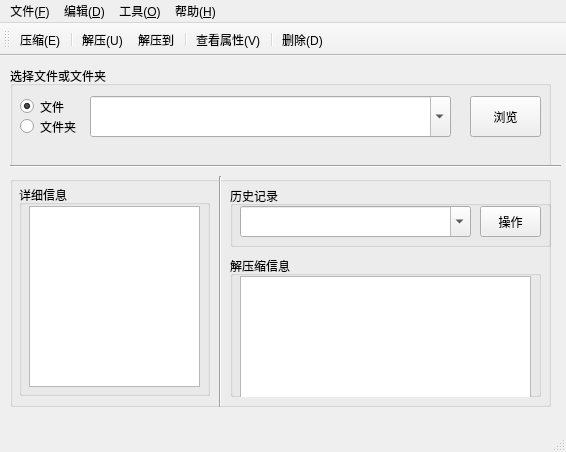
<?xml version="1.0" encoding="UTF-8"?>
<ui version="4.0">
 <class>MainWindow</class>
 <widget class="QMainWindow" name="MainWindow">
  <property name="geometry">
   <rect>
    <x>0</x>
    <y>0</y>
    <width>566</width>
    <height>452</height>
   </rect>
  </property>
  <property name="windowTitle">
   <string>MyZip</string>
  </property>
  <property name="windowIcon">
   <iconset resource="menu.qrc">
    <normaloff>:/file/images/myzip.png</normaloff>:/file/images/myzip.png</iconset>
  </property>
  <property name="iconSize">
   <size>
    <width>48</width>
    <height>48</height>
   </size>
  </property>
  <property name="documentMode">
   <bool>false</bool>
  </property>
  <property name="tabShape">
   <enum>QTabWidget::Rounded</enum>
  </property>
  <widget class="QWidget" name="centralWidget">
   <widget class="QGroupBox" name="groupBox">
    <property name="geometry">
     <rect>
      <x>10</x>
      <y>10</y>
      <width>541</width>
      <height>101</height>
     </rect>
    </property>
    <property name="title">
     <string>选择文件或文件夹</string>
    </property>
    <widget class="QComboBox" name="comboBox_fileToCtrl">
     <property name="geometry">
      <rect>
       <x>80</x>
       <y>30</y>
       <width>361</width>
       <height>41</height>
      </rect>
     </property>
     <property name="font">
      <font>
       <pointsize>12</pointsize>
      </font>
     </property>
     <property name="layoutDirection">
      <enum>Qt::LeftToRight</enum>
     </property>
     <property name="editable">
      <bool>true</bool>
     </property>
     <property name="insertPolicy">
      <enum>QComboBox::InsertAtCurrent</enum>
     </property>
     <property name="iconSize">
      <size>
       <width>24</width>
       <height>24</height>
      </size>
     </property>
    </widget>
    <widget class="QPushButton" name="pushButton_find">
     <property name="geometry">
      <rect>
       <x>460</x>
       <y>30</y>
       <width>71</width>
       <height>41</height>
      </rect>
     </property>
     <property name="text">
      <string>浏览</string>
     </property>
    </widget>
    <widget class="QRadioButton" name="radioButton_file">
     <property name="geometry">
      <rect>
       <x>10</x>
       <y>30</y>
       <width>89</width>
       <height>21</height>
      </rect>
     </property>
     <property name="text">
      <string>文件</string>
     </property>
     <property name="checked">
      <bool>true</bool>
     </property>
    </widget>
    <widget class="QRadioButton" name="radioButton_dir">
     <property name="geometry">
      <rect>
       <x>10</x>
       <y>50</y>
       <width>89</width>
       <height>21</height>
      </rect>
     </property>
     <property name="text">
      <string>文件夹</string>
     </property>
    </widget>
   </widget>
   <widget class="Line" name="line">
    <property name="geometry">
     <rect>
      <x>10</x>
      <y>100</y>
      <width>551</width>
      <height>21</height>
     </rect>
    </property>
    <property name="orientation">
     <enum>Qt::Horizontal</enum>
    </property>
   </widget>
   <widget class="QGroupBox" name="groupBox_2">
    <property name="geometry">
     <rect>
      <x>10</x>
      <y>120</y>
      <width>541</width>
      <height>231</height>
     </rect>
    </property>
    <property name="title">
     <string/>
    </property>
    <widget class="QGroupBox" name="groupBox_3">
     <property name="geometry">
      <rect>
       <x>9</x>
       <y>9</y>
       <width>191</width>
       <height>211</height>
      </rect>
     </property>
     <property name="title">
      <string>详细信息</string>
     </property>
     <widget class="QTextBrowser" name="textBrowser_fileInfo">
      <property name="geometry">
       <rect>
        <x>10</x>
        <y>21</y>
        <width>171</width>
        <height>181</height>
       </rect>
      </property>
     </widget>
    </widget>
    <widget class="Line" name="line_2">
     <property name="geometry">
      <rect>
       <x>200</x>
       <y>0</y>
       <width>20</width>
       <height>231</height>
      </rect>
     </property>
     <property name="orientation">
      <enum>Qt::Vertical</enum>
     </property>
    </widget>
    <widget class="QGroupBox" name="groupBox_4">
     <property name="geometry">
      <rect>
       <x>220</x>
       <y>80</y>
       <width>311</width>
       <height>141</height>
      </rect>
     </property>
     <property name="title">
      <string>解压缩信息</string>
     </property>
     <widget class="QTextBrowser" name="textBrowser_compInfo">
      <property name="geometry">
       <rect>
        <x>10</x>
        <y>20</y>
        <width>291</width>
        <height>131</height>
       </rect>
      </property>
     </widget>
    </widget>
    <widget class="QGroupBox" name="groupBox_5">
     <property name="geometry">
      <rect>
       <x>220</x>
       <y>10</y>
       <width>321</width>
       <height>61</height>
      </rect>
     </property>
     <property name="title">
      <string>历史记录</string>
     </property>
     <widget class="QComboBox" name="comboBox_dir">
      <property name="geometry">
       <rect>
        <x>10</x>
        <y>20</y>
        <width>231</width>
        <height>31</height>
       </rect>
      </property>
      <property name="editable">
       <bool>true</bool>
      </property>
      <property name="insertPolicy">
       <enum>QComboBox::InsertAtCurrent</enum>
      </property>
     </widget>
     <widget class="QPushButton" name="pushButton_rectrl">
      <property name="geometry">
       <rect>
        <x>250</x>
        <y>20</y>
        <width>61</width>
        <height>31</height>
       </rect>
      </property>
      <property name="text">
       <string>操作</string>
      </property>
     </widget>
    </widget>
    <zorder>groupBox_5</zorder>
    <zorder>groupBox_3</zorder>
    <zorder>line_2</zorder>
    <zorder>groupBox_4</zorder>
   </widget>
  </widget>
  <widget class="QMenuBar" name="menuBar">
   <property name="geometry">
    <rect>
     <x>0</x>
     <y>0</y>
     <width>566</width>
     <height>23</height>
    </rect>
   </property>
   <widget class="QMenu" name="menu_F">
    <property name="title">
     <string>文件(&amp;F)</string>
    </property>
    <addaction name="action_E"/>
    <addaction name="separator"/>
    <addaction name="action_U"/>
    <addaction name="action_UT"/>
    <addaction name="separator"/>
    <addaction name="action_Q"/>
   </widget>
   <widget class="QMenu" name="menu_D">
    <property name="title">
     <string>编辑(&amp;D)</string>
    </property>
    <addaction name="action_D"/>
    <addaction name="separator"/>
   </widget>
   <widget class="QMenu" name="menu">
    <property name="title">
     <string>工具(&amp;O)</string>
    </property>
    <addaction name="action_V"/>
    <addaction name="separator"/>
    <addaction name="action_H"/>
   </widget>
   <widget class="QMenu" name="menu_H">
    <property name="title">
     <string>帮助(&amp;H)</string>
    </property>
    <addaction name="action_B"/>
   </widget>
   <addaction name="menu_F"/>
   <addaction name="menu_D"/>
   <addaction name="menu"/>
   <addaction name="menu_H"/>
  </widget>
  <widget class="QToolBar" name="mainToolBar">
   <property name="enabled">
    <bool>true</bool>
   </property>
   <property name="minimumSize">
    <size>
     <width>0</width>
     <height>0</height>
    </size>
   </property>
   <property name="baseSize">
    <size>
     <width>0</width>
     <height>0</height>
    </size>
   </property>
   <property name="iconSize">
    <size>
     <width>32</width>
     <height>32</height>
    </size>
   </property>
   <property name="toolButtonStyle">
    <enum>Qt::ToolButtonTextUnderIcon</enum>
   </property>
   <property name="floatable">
    <bool>true</bool>
   </property>
   <attribute name="toolBarArea">
    <enum>TopToolBarArea</enum>
   </attribute>
   <attribute name="toolBarBreak">
    <bool>false</bool>
   </attribute>
   <addaction name="action_E"/>
   <addaction name="separator"/>
   <addaction name="action_U"/>
   <addaction name="action_UT"/>
   <addaction name="separator"/>
   <addaction name="action_V"/>
   <addaction name="separator"/>
   <addaction name="action_D"/>
  </widget>
  <widget class="QStatusBar" name="statusBar"/>
  <action name="action_E">
   <property name="icon">
    <iconset resource="menu.qrc">
     <normaloff>:/file/images/com.png</normaloff>:/file/images/com.png</iconset>
   </property>
   <property name="text">
    <string>压缩(&amp;E)</string>
   </property>
   <property name="shortcut">
    <string>Ctrl+E</string>
   </property>
  </action>
  <action name="action_U">
   <property name="icon">
    <iconset resource="menu.qrc">
     <normaloff>:/file/images/uncom.png</normaloff>:/file/images/uncom.png</iconset>
   </property>
   <property name="text">
    <string>解压(&amp;U)</string>
   </property>
   <property name="shortcut">
    <string>Ctrl+U</string>
   </property>
  </action>
  <action name="action_UT">
   <property name="icon">
    <iconset resource="menu.qrc">
     <normaloff>:/file/images/uncomt.png</normaloff>:/file/images/uncomt.png</iconset>
   </property>
   <property name="text">
    <string>解压到</string>
   </property>
  </action>
  <action name="action_Q">
   <property name="icon">
    <iconset resource="menu.qrc">
     <normaloff>:/file/images/quit.png</normaloff>:/file/images/quit.png</iconset>
   </property>
   <property name="text">
    <string>退出(&amp;X)</string>
   </property>
   <property name="shortcut">
    <string>Ctrl+Q</string>
   </property>
  </action>
  <action name="action_D">
   <property name="icon">
    <iconset resource="menu.qrc">
     <normaloff>:/file/images/del.png</normaloff>:/file/images/del.png</iconset>
   </property>
   <property name="text">
    <string>删除(&amp;D)</string>
   </property>
   <property name="shortcut">
    <string>Ctrl+D</string>
   </property>
  </action>
  <action name="action_V">
   <property name="icon">
    <iconset resource="menu.qrc">
     <normaloff>:/file/images/info.png</normaloff>:/file/images/info.png</iconset>
   </property>
   <property name="text">
    <string>查看属性(&amp;V)</string>
   </property>
   <property name="shortcut">
    <string>Ctrl+L</string>
   </property>
  </action>
  <action name="action_H">
   <property name="icon">
    <iconset resource="menu.qrc">
     <normaloff>:/file/images/history.png</normaloff>:/file/images/history.png</iconset>
   </property>
   <property name="text">
    <string>浏览历史(&amp;H)</string>
   </property>
  </action>
  <action name="action_B">
   <property name="icon">
    <iconset resource="menu.qrc">
     <normaloff>:/file/images/about.png</normaloff>:/file/images/about.png</iconset>
   </property>
   <property name="text">
    <string>关于(&amp;B)</string>
   </property>
  </action>
 </widget>
 <layoutdefault spacing="6" margin="11"/>
 <resources>
  <include location="menu.qrc"/>
 </resources>
 <connections/>
</ui>
